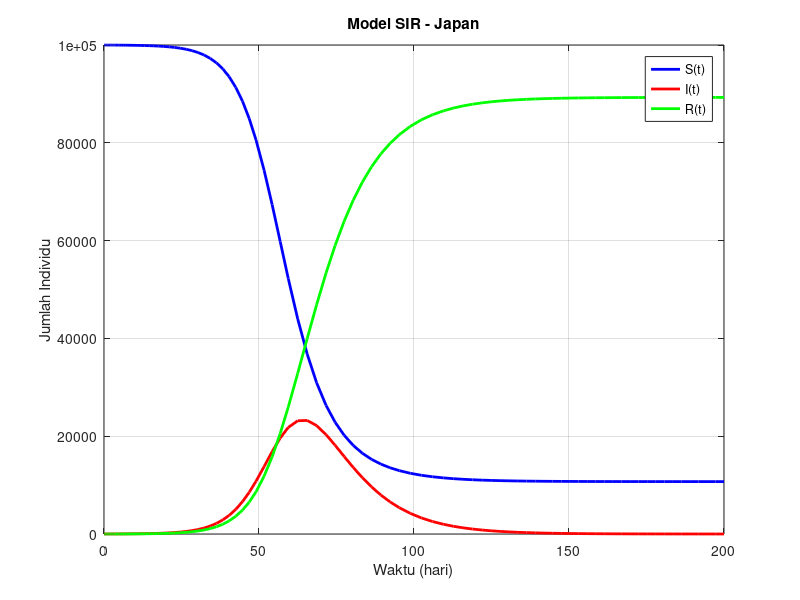
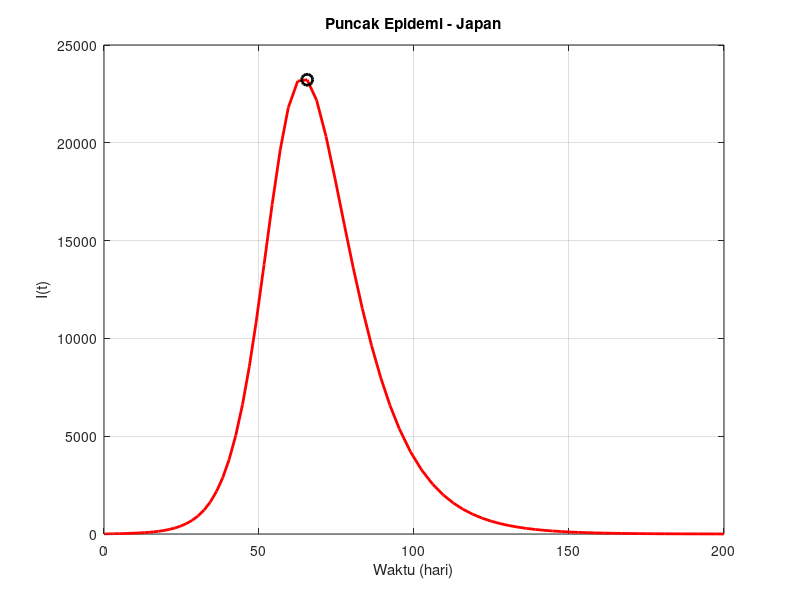

Write MATLAB code to recreate these figures, in order.
clc;
clear;
close all;

%% Data

country = 'Japan';

N = 100000;
beta = 0.25;
gamma = 0.10;

S0 = 99990;
I0 = 10;
R0_pop = 0;

R0 = beta/gamma

%% Model SIR

SIR = @(t,y) [ ...
    -beta*y(1)*y(2)/N;
    beta*y(1)*y(2)/N - gamma*y(2);
    gamma*y(2)];

%% Simulasi

[t,y] = ode45(SIR,[0 200],[S0 I0 R0_pop]);

S = y(:,1);
I = y(:,2);
R = y(:,3);

%% Grafik SIR

figure
plot(t,S,'b','LineWidth',2)
hold on
plot(t,I,'r','LineWidth',2)
plot(t,R,'g','LineWidth',2)

xlabel('Waktu (hari)')
ylabel('Jumlah Individu')
title(['Model SIR - ' country])
legend('S(t)','I(t)','R(t)')
grid on

%% Bagian 6

% total infeksi kumulatif
total_infeksi = trapz(t,I)

% puncak epidemi
[I_peak,idx] = max(I);

t_peak = t(idx)

S_peak = S(idx);
R_peak = R(idx);

% verifikasi dI/dt = 0
dIdt = beta*S_peak*I_peak/N - gamma*I_peak

% verifikasi d2I/dt2 < 0
dSdt = -beta*S_peak*I_peak/N;

d2Idt2 = (beta/N)*dSdt*I_peak

%% Grafik puncak epidemi

figure
plot(t,I,'r','LineWidth',2)
hold on
plot(t_peak,I_peak,'ko','MarkerSize',8,'LineWidth',2)

xlabel('Waktu (hari)')
ylabel('I(t)')
title(['Puncak Epidemi - ' country])
grid on

%% Ringkasan hasil

hasil_R0 = R0
hari_puncak = t_peak
jumlah_infeksi_puncak = I_peak
